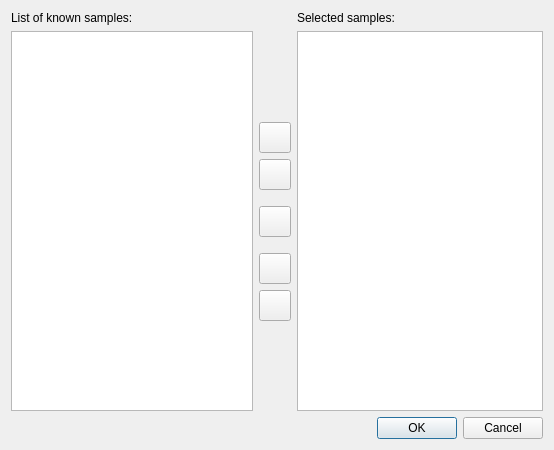
<?xml version="1.0" encoding="UTF-8"?>
<ui version="4.0">
 <class>Dialog</class>
 <widget class="QDialog" name="Dialog">
  <property name="geometry">
   <rect>
    <x>0</x>
    <y>0</y>
    <width>554</width>
    <height>450</height>
   </rect>
  </property>
  <property name="windowTitle">
   <string>Sample settings</string>
  </property>
  <layout class="QGridLayout" name="gridLayout">
   <item row="0" column="0">
    <widget class="QLabel" name="label_2">
     <property name="text">
      <string>List of known samples:</string>
     </property>
    </widget>
   </item>
   <item row="0" column="3">
    <widget class="QLabel" name="label">
     <property name="frameShape">
      <enum>QFrame::NoFrame</enum>
     </property>
     <property name="frameShadow">
      <enum>QFrame::Plain</enum>
     </property>
     <property name="text">
      <string>Selected samples:</string>
     </property>
    </widget>
   </item>
   <item row="2" column="2" colspan="2">
    <widget class="QDialogButtonBox" name="buttonBox">
     <property name="orientation">
      <enum>Qt::Horizontal</enum>
     </property>
     <property name="standardButtons">
      <set>QDialogButtonBox::Cancel|QDialogButtonBox::Ok</set>
     </property>
    </widget>
   </item>
   <item row="1" column="0" colspan="2">
    <widget class="QListWidget" name="allList">
     <property name="selectionMode">
      <enum>QAbstractItemView::MultiSelection</enum>
     </property>
    </widget>
   </item>
   <item row="1" column="3">
    <widget class="QListWidget" name="selList">
     <property name="dragEnabled">
      <bool>true</bool>
     </property>
     <property name="dragDropMode">
      <enum>QAbstractItemView::DragDrop</enum>
     </property>
     <property name="defaultDropAction">
      <enum>Qt::MoveAction</enum>
     </property>
    </widget>
   </item>
   <item row="1" column="2">
    <layout class="QVBoxLayout" name="verticalLayout">
     <item>
      <spacer name="verticalSpacer">
       <property name="orientation">
        <enum>Qt::Vertical</enum>
       </property>
       <property name="sizeHint" stdset="0">
        <size>
         <width>20</width>
         <height>40</height>
        </size>
       </property>
      </spacer>
     </item>
     <item>
      <widget class="QToolButton" name="rightBtn">
       <property name="toolTip">
        <string>Move highlighted samples into the Selected list</string>
       </property>
       <property name="icon">
        <iconset resource="../../../../resources/nicos-gui.qrc">
         <normaloff>:/next</normaloff>:/next</iconset>
       </property>
       <property name="iconSize">
        <size>
         <width>24</width>
         <height>24</height>
        </size>
       </property>
      </widget>
     </item>
     <item>
      <widget class="QToolButton" name="leftBtn">
       <property name="toolTip">
        <string>Remove highlighted samples from the Selected list</string>
       </property>
       <property name="icon">
        <iconset resource="../../../../resources/nicos-gui.qrc">
         <normaloff>:/previous</normaloff>:/previous</iconset>
       </property>
       <property name="iconSize">
        <size>
         <width>24</width>
         <height>24</height>
        </size>
       </property>
      </widget>
     </item>
     <item>
      <spacer name="verticalSpacer_4">
       <property name="orientation">
        <enum>Qt::Vertical</enum>
       </property>
       <property name="sizeType">
        <enum>QSizePolicy::Fixed</enum>
       </property>
       <property name="sizeHint" stdset="0">
        <size>
         <width>20</width>
         <height>10</height>
        </size>
       </property>
      </spacer>
     </item>
     <item>
      <widget class="QToolButton" name="clearBtn">
       <property name="toolTip">
        <string>Clear Selected list</string>
       </property>
       <property name="icon">
        <iconset resource="../../../../resources/nicos-gui.qrc">
         <normaloff>:/emergency</normaloff>:/emergency</iconset>
       </property>
       <property name="iconSize">
        <size>
         <width>24</width>
         <height>24</height>
        </size>
       </property>
      </widget>
     </item>
     <item>
      <spacer name="verticalSpacer_3">
       <property name="orientation">
        <enum>Qt::Vertical</enum>
       </property>
       <property name="sizeType">
        <enum>QSizePolicy::Fixed</enum>
       </property>
       <property name="sizeHint" stdset="0">
        <size>
         <width>20</width>
         <height>10</height>
        </size>
       </property>
      </spacer>
     </item>
     <item>
      <widget class="QToolButton" name="upBtn">
       <property name="toolTip">
        <string>Move sample up in the Selected list</string>
       </property>
       <property name="icon">
        <iconset resource="../../../../resources/nicos-gui.qrc">
         <normaloff>:/up</normaloff>:/up</iconset>
       </property>
       <property name="iconSize">
        <size>
         <width>24</width>
         <height>24</height>
        </size>
       </property>
      </widget>
     </item>
     <item>
      <widget class="QToolButton" name="downBtn">
       <property name="toolTip">
        <string>Move sample down in the Selected list</string>
       </property>
       <property name="icon">
        <iconset resource="../../../../resources/nicos-gui.qrc">
         <normaloff>:/down</normaloff>:/down</iconset>
       </property>
       <property name="iconSize">
        <size>
         <width>24</width>
         <height>24</height>
        </size>
       </property>
      </widget>
     </item>
     <item>
      <spacer name="verticalSpacer_2">
       <property name="orientation">
        <enum>Qt::Vertical</enum>
       </property>
       <property name="sizeHint" stdset="0">
        <size>
         <width>20</width>
         <height>40</height>
        </size>
       </property>
      </spacer>
     </item>
    </layout>
   </item>
  </layout>
 </widget>
 <tabstops>
  <tabstop>allList</tabstop>
  <tabstop>rightBtn</tabstop>
  <tabstop>leftBtn</tabstop>
  <tabstop>clearBtn</tabstop>
  <tabstop>upBtn</tabstop>
  <tabstop>downBtn</tabstop>
  <tabstop>selList</tabstop>
  <tabstop>buttonBox</tabstop>
 </tabstops>
 <resources>
  <include location="../../../../resources/nicos-gui.qrc"/>
 </resources>
 <connections>
  <connection>
   <sender>buttonBox</sender>
   <signal>accepted()</signal>
   <receiver>Dialog</receiver>
   <slot>accept()</slot>
   <hints>
    <hint type="sourcelabel">
     <x>248</x>
     <y>254</y>
    </hint>
    <hint type="destinationlabel">
     <x>157</x>
     <y>274</y>
    </hint>
   </hints>
  </connection>
  <connection>
   <sender>buttonBox</sender>
   <signal>rejected()</signal>
   <receiver>Dialog</receiver>
   <slot>reject()</slot>
   <hints>
    <hint type="sourcelabel">
     <x>316</x>
     <y>260</y>
    </hint>
    <hint type="destinationlabel">
     <x>286</x>
     <y>274</y>
    </hint>
   </hints>
  </connection>
 </connections>
</ui>
